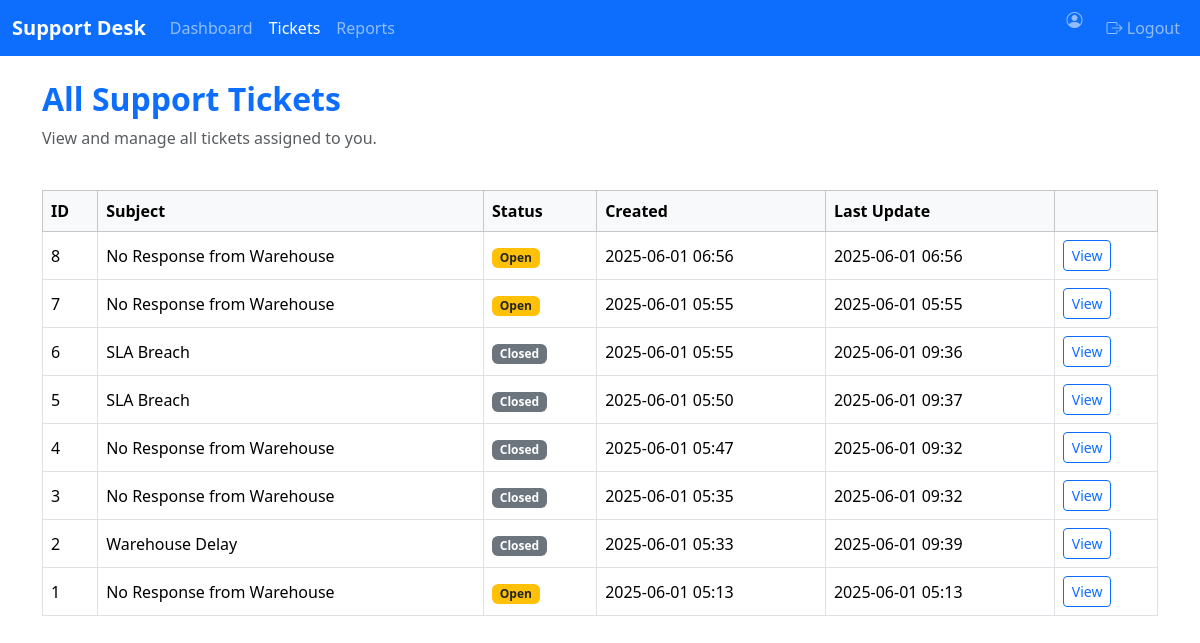
Screenshot of /support/tickets (signed in) with the database file from the repository.
### app/models.py (models this page shows)
class SupportTicket(db.Model):
    id = db.Column(db.Integer, primary_key=True)
    user_id = db.Column(db.Integer, db.ForeignKey('user.id'), nullable=False)
    order_request_id = db.Column(db.Integer, db.ForeignKey('request.id'), nullable=True)  # Link to sales order
    order_request = db.relationship('Request')
    issue_type = db.Column(db.String(100), nullable=False)
    subject = db.Column(db.String(200), nullable=True)  # <-- Add this line
    description = db.Column(db.Text, nullable=False)
    status = db.Column(db.String(50), default="Pending")
    priority = db.Column(db.String(20), default="Normal")
    created_at = db.Column(db.DateTime, default=datetime.utcnow)  # Add this line
    updated_at = db.Column(db.DateTime, default=datetime.utcnow, onupdate=datetime.utcnow)  # Add this line

### app/routes.py (the view)
@app.route('/support/tickets')
@login_required
def support_tickets():
    tickets = SupportTicket.query.order_by(SupportTicket.created_at.desc()).all()
    return render_template("support/tickets.html", tickets=tickets)

### app/routes.py (called while the page is built)
@app.after_request
def add_no_cache_headers(response):
    response.headers["Cache-Control"] = "no-store, no-cache, must-revalidate, post-check=0, pre-check=0, max-age=0"
    response.headers["Pragma"] = "no-cache"
    response.headers["Expires"] = "-1"
    return response

### app/utils.py (called while the page is built)
@login_manager.user_loader
def load_user(user_id):
    return User.query.get(int(user_id))

### templates/support/tickets.html (shortened to what this page needs)
{% extends "support/base.html" %}
{% block content %}
<div class="row mb-4">
    <div class="col-12">
        <h2 class="fw-bold text-primary">All Support Tickets</h2>
        <p class="text-muted">View and manage all tickets assigned to you.</p>
    </div>
</div>
<div class="row">
    <div class="col-12">
        <div class="table-responsive">
            <table class="table table-bordered table-hover align-middle">
                <thead class="table-light">
                    <tr>
                        <th>ID</th>
                        <th>Subject</th>
                        <th>Status</th>
                        <th>Created</th>
                        <th>Last Update</th>
                        <th></th>
                    </tr>
                </thead>
                <tbody>
                    {% for ticket in tickets %}
                    <tr>
                        <td>{{ ticket.id }}</td>
                        <td>{{ ticket.subject if ticket.subject else ticket.issue_type }}</td>
                        <td>
                            {% if ticket.status == "Open" %}
                                <span class="badge bg-warning text-dark">{{ ticket.status }}</span>
                            {% elif ticket.status == "Resolved" %}
                                <span class="badge bg-success">{{ ticket.status }}</span>
                            {% else %}
                                <span class="badge bg-secondary">{{ ticket.status }}</span>
                            {% endif %}
                        </td>
                        <td>{{ ticket.created_at.strftime('%Y-%m-%d %H:%M') }}</td>
                        <td>{{ ticket.updated_at.strftime('%Y-%m-%d %H:%M') }}</td>
                        <td>
                            <button class="btn btn-sm btn-outline-primary"
                                    data-bs-toggle="modal"
                                    data-bs-target="#ticketModal{{ ticket.id }}">
                                View
                            </button>
                        </td>
                    </tr>
                    {% else %}
                    <tr>
                        <td colspan="6" class="text-center text-muted">No tickets found.</td>
                    </tr>
                    {% endfor %}
                </tbody>
            </table>
        </div>
    </div>
</div>
{% endblock %}

### rows the page displays
SupportTicket: id "8", subject+issue_type "No Response from Warehouse", status "Open", created_at "2025-06-01 06:56", updated_at "2025-06-01 06:56"
SupportTicket: id "7", subject+issue_type "No Response from Warehouse", status "Open", created_at "2025-06-01 05:55", updated_at "2025-06-01 05:55"
SupportTicket: id "6", subject+issue_type "SLA Breach", status "Closed", created_at "2025-06-01 05:55", updated_at "2025-06-01 09:36"
SupportTicket: id "5", subject+issue_type "SLA Breach", status "Closed", created_at "2025-06-01 05:50", updated_at "2025-06-01 09:37"
SupportTicket: id "4", subject+issue_type "No Response from Warehouse", status "Closed", created_at "2025-06-01 05:47", updated_at "2025-06-01 09:32"
SupportTicket: id "3", subject+issue_type "No Response from Warehouse", status "Closed", created_at "2025-06-01 05:35", updated_at "2025-06-01 09:32"
SupportTicket: id "2", subject+issue_type "Warehouse Delay", status "Closed", created_at "2025-06-01 05:33", updated_at "2025-06-01 09:39"
SupportTicket: id "1", subject+issue_type "No Response from Warehouse", status "Open", created_at "2025-06-01 05:13", updated_at "2025-06-01 05:13"
